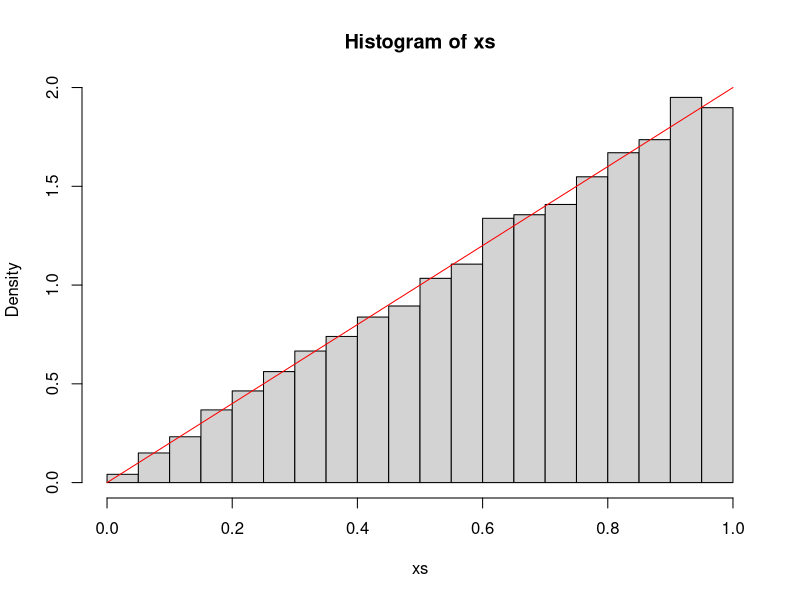

Reproduce this figure in R.
# Simulation von Daten aus einer Dreiecksverteilung
# Dies ist nicht Teil der Vorlesung
rdreieck = function(n){
  return (sqrt(runif(n)))
}

# Glückspiel
# X ~ Dreiecksverteilung
xs = rdreieck(10000)
hist(xs, freq = FALSE)
curve(2*x,0,1, add=TRUE, col='red')

mean(xs)



